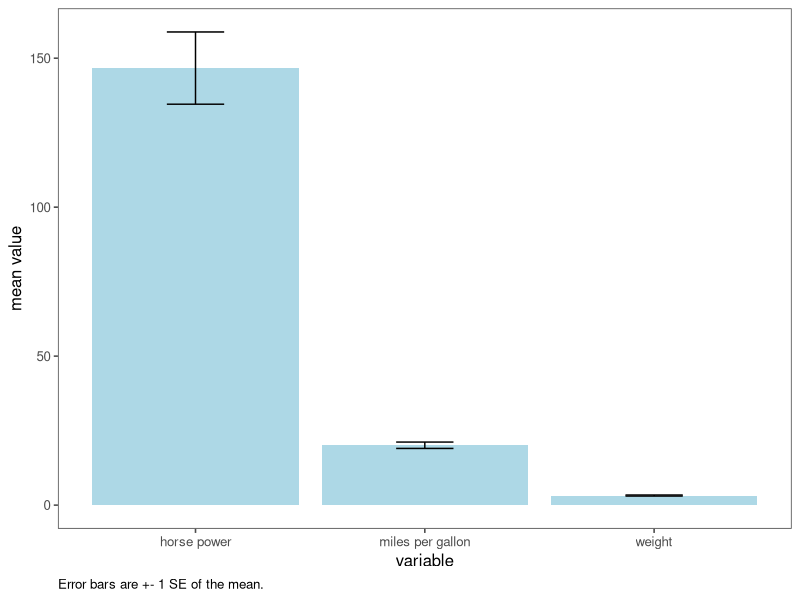
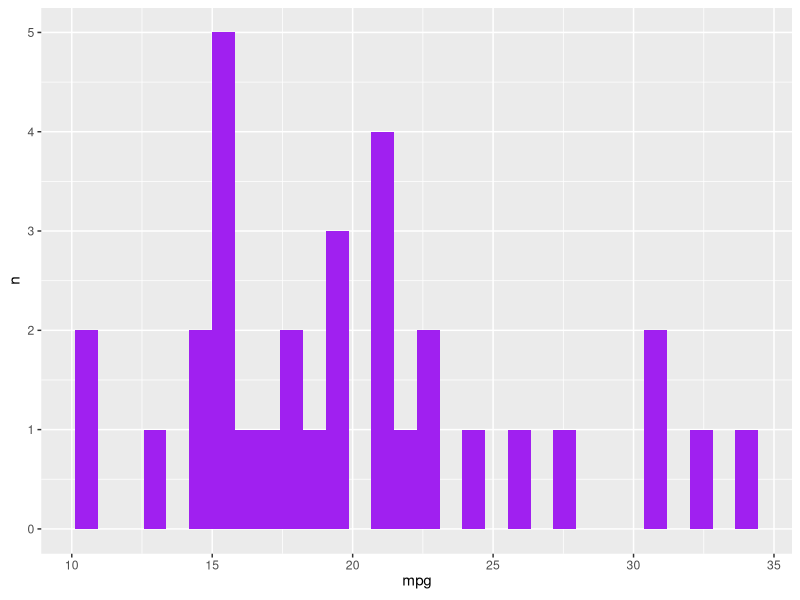
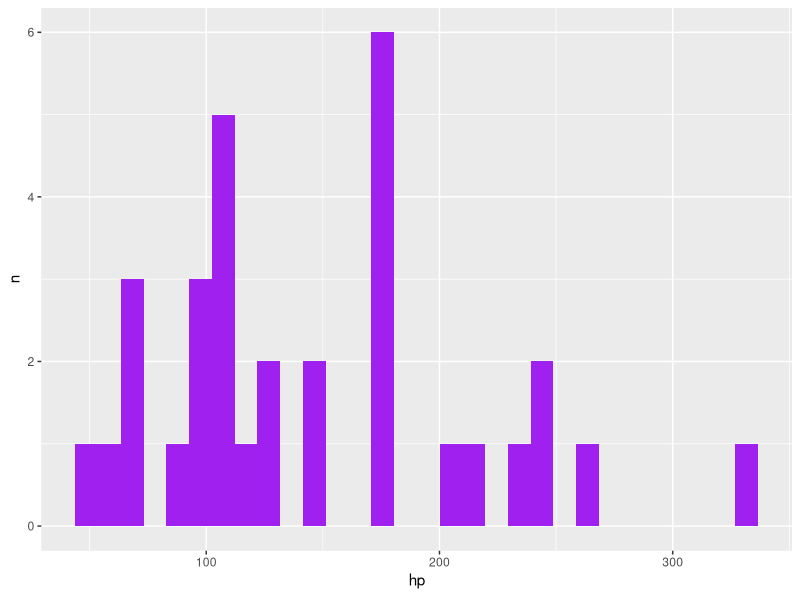
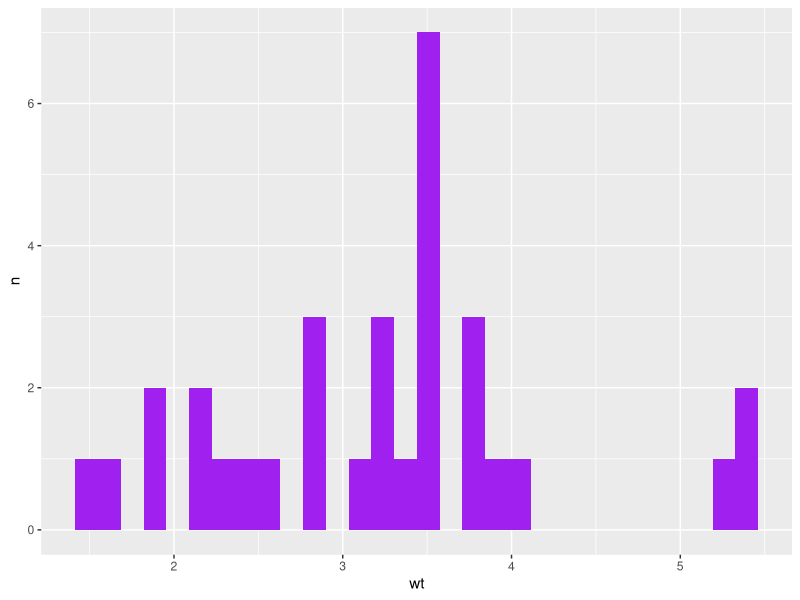

These charts were generated, in order, by the following R code:
## ---- chunk 1
#| label: setup
#| warning: false
#| message: false
#| include: false

library(tidyverse)
library(ggplot2)

knitr::opts_chunk$set(echo = TRUE, warning=FALSE, message=FALSE)
## ---- chunk 2
n <- 100 # sample size
m <- seq(1,10) # means 
samps <- map(m,rnorm,n=n) 
samps
## ---- chunk 3
samps %>%
  map_dbl(mean)
## ---- chunk 4
# the dataset
mtcars
## ---- chunk 5
map_dbl(list(mtcars$wt, mtcars$hp, mtcars$mpg),mean)
## ---- chunk 6
map(list(mtcars$wt, mtcars$hp, mtcars$mpg),mean)
## ---- chunk 7
sum_stat <- function(x,id){
  stat <- tibble(
    id=id,
    mean=mean(x,na.rm=T),
    median=median(x,na.rm=T),
    sd=sd(x,na.rm=T),
    se=sd/sqrt(length(x))
  )
  return(stat)
}
## ---- chunk 8
mtcars
## ---- chunk 9
mtcars_stats <- map2_dfr(list(mtcars$mpg, mtcars$hp, mtcars$wt), 
         list("mpg","hp","wt"),
         sum_stat)
mtcars_stats
## ---- chunk 10
mtcars_stats_long <- mtcars_stats %>%
  pivot_longer(c(-id))
mtcars_stats_long
## ---- chunk 11
# compute summary stats
map2_dfr(list(mtcars$mpg, mtcars$hp, mtcars$wt), 
         list("miles per gallon","horse power","weight"),
         sum_stat) %>%
  mutate(se_lower=mean-se, # get lower and upper bounds for error bars
         se_upper=mean+se) %>%
  ggplot(aes(id,mean))+
  geom_col(fill="lightblue")+ # visualize w/ geom_col
  geom_errorbar(aes(ymin=se_lower,ymax=se_upper),width=.25)+ # add error bars
  labs(x="variable",y="mean value",caption="Error bars are +- 1 SE of the mean.")+
  ggthemes::theme_few()+
  theme(plot.caption=element_text(hjust=0))
## ---- chunk 12
make_my_hist <- function(dat, colname, fill="purple", xlab="x", ylab="n"){
  colname <- rlang::ensym(colname)
  dat %>%
    ggplot(aes({{colname}}))+
    geom_histogram(fill=fill)+
    labs(x=colname,
         y=ylab)
}
## ---- chunk 13
map(c("mpg", "hp", "wt"), ~make_my_hist(dat=mtcars, colname=!!.x))
## ---- chunk 14
# function for counting
table_data <- function(x, props=F){
  # get all unique values of x
  v <- unique(x)
  
  # using purrr, count the num of values at each unique level of x
  counts <- map_dbl(v, ~sum(x==.x))
  
  # combine results in a tibble
  res <- tibble(
    name=v,
    n=counts
  )
  
  # compute props if desired
  if(props){
    res <- res %>%
      mutate(prop=n/sum(n))
  }
  return(res)
}
## ---- chunk 15
# randomly sampled vector
vec <- sample(c("a","b","c"),size=1000,replace=T)
head(vec)
## ---- chunk 16
# count w/o props
table_data(vec)

# count w/ props
table_data(vec,T)
